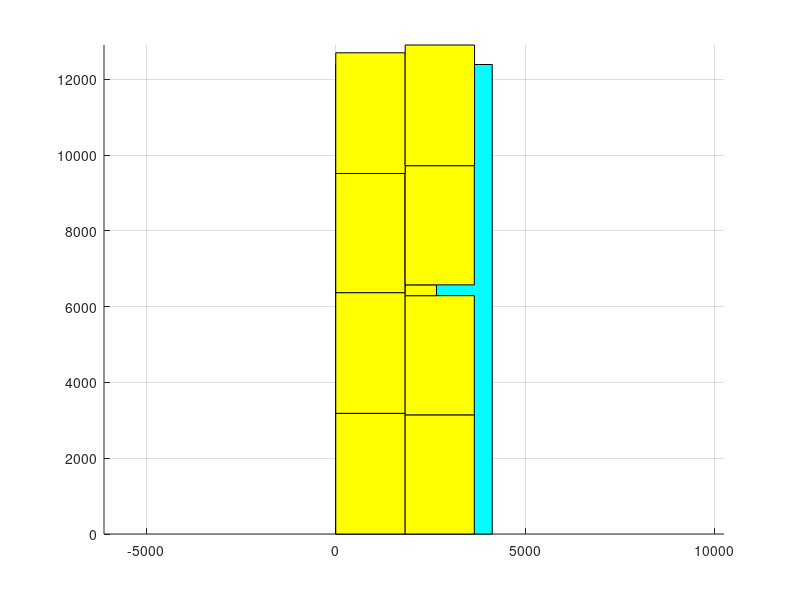

This chart was generated by the following MATLAB code:
axis equal;
hold on;
grid on;
block_x=[0 0 4131 4131 0];
block_y=[0 12395 12395 0 0];
fill(block_x, block_y, 'c');
block_x=[0 0 1832 1832 0];
block_y=[0 3186 3186 0 0];
fill(block_x, block_y, 'y');
block_x=[1832 1832 3658 3658 1832];
block_y=[0 3146 3146 0 0];
fill(block_x, block_y, 'y');
block_x=[0 0 1832 1832 0];
block_y=[3186 6372 6372 3186 3186];
fill(block_x, block_y, 'y');
block_x=[1832 1832 3658 3658 1832];
block_y=[3146 6292 6292 3146 3146];
fill(block_x, block_y, 'y');
block_x=[1832 1832 2658 2658 1832];
block_y=[6292 6578 6578 6292 6292];
fill(block_x, block_y, 'y');
block_x=[0 0 1826 1826 0];
block_y=[6372 9518 9518 6372 6372];
fill(block_x, block_y, 'y');
block_x=[1832 1832 3658 3658 1832];
block_y=[6578 9724 9724 6578 6578];
fill(block_x, block_y, 'y');
block_x=[0 0 1832 1832 0];
block_y=[9518 12704 12704 9518 9518];
fill(block_x, block_y, 'y');
block_x=[1832 1832 3664 3664 1832];
block_y=[9724 12910 12910 9724 9724];
fill(block_x, block_y, 'y');
